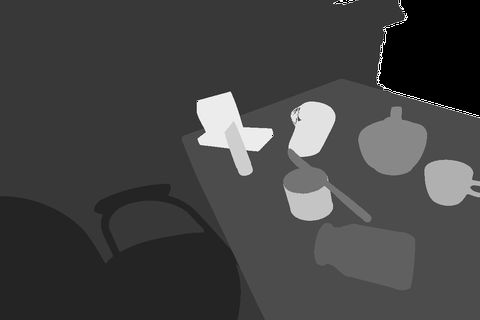
#> input picture ar_visualization/data/ar_12_2_2/mask_img.png, 480 x 320 px
$ python main.py
#> lines starting #> are read from the running program, lines starting #| are printed output that depends on the picture; after the words box and inside, x2 and y2 are one past the last pixel; in counts of white or black regions, pixels touching at a corner belong together
import os
import sys
sys.path.insert(0, '..')

import matplotlib.pyplot as plt
import matplotlib.image as mpimg
import numpy as np
import datetime

from PIL import Image
import cv2

# TODO: define paths
data_path = "data/"
output_path = "output/"
scene = "ar_12_2_2/"

obj_img_path = data_path + scene + "mask_img.png"
depth_gt_img_path = data_path + scene + "depth_gt_img.png"
depth_pred_path = data_path + scene + "depth_pred_img.png"
rgb_img_path = data_path + scene + "rgb_img.png"

logo_path = data_path + "logos/" + "QandA.png"


def print_max_min(image):
    print("Max: " + str(np.max(image)))
    print("Min: " + str(np.min(image)))

def create_naked(show=False):
    """
    create the naked depth image from object mask and depth_gt
    by setting object pixels to max depth in the given depth_gt
    :param show:
    :return:
    """
#> called with show = False
    obj_naked_img = mpimg.imread(obj_img_path)
#> obj_naked_img is the input picture: shape (320, 480) float32; min 0, max 1, mean 0.262
    obj_naked_img = obj_naked_img / np.max(obj_naked_img)
    depth_img = mpimg.imread(depth_gt_img_path)
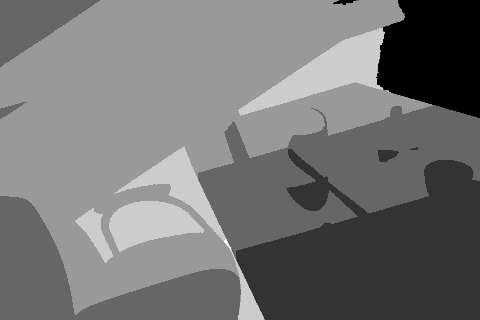
#> input picture ar_visualization/data/ar_12_2_2/depth_gt_img.png, 480 x 320 px
#> depth_img is the input picture: shape (320, 480) float32; min 0, max 0.02, mean 0.0107

    obj_naked_img[obj_naked_img < 0.3] = 0 # background
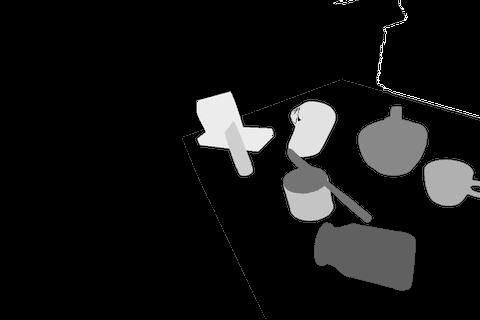
#> obj_naked_img: shape (320, 480) float32; min 0, max 1, mean 0.0775
    obj_naked_img[obj_naked_img > np.max(obj_naked_img) * 0.9] = 1
#> obj_naked_img: shape (320, 480) float32; 1.65% of pixels changed, all inside (x1, y1, x2, y2) = (197, 0, 480, 156)
    obj_naked_img[obj_naked_img != 0] = 1 #objects bitmap
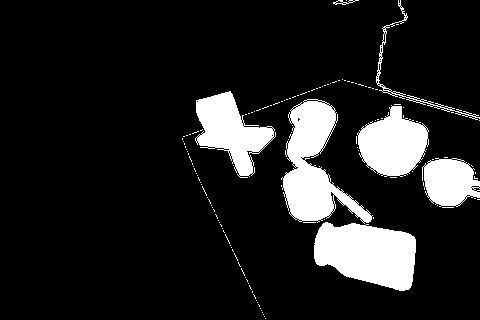
#> obj_naked_img: shape (320, 480) float32; values 0 (black) and 1 (white), 13.1% white; 133 white regions (126 under 20 px), largest, box (x1, y1, x2, y2) and area: (314, 222, 416, 291) 5174, (281, 99, 373, 224) 5112, (195, 91, 276, 178) 3405

    for i in range(obj_naked_img.shape[0]):
        #for j in range(obj_naked_img.shape[1]):
        for j in np.invert(range(obj_naked_img.shape[1])):
            if obj_naked_img[i, j] == 1:
                #depth_img[i, j] = depth_img[i, j-1]
                depth_img[i, j] = depth_img[i, j+1]
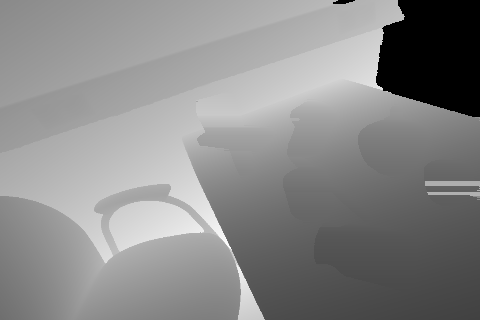
#> depth_img: shape (320, 480) float32; 12.73% of pixels changed, all inside (x1, y1, x2, y2) = (182, 0, 480, 319); drawn with min black and max white
                #TODO: change the fill direction according to the background

    depth_naked_img = depth_img

    if show:
        plt.figure()
        plt.imshow(depth_naked_img)
        plt.title("depth_naked_img")
        plt.show()

    return depth_naked_img

depth_naked_img_cn = create_naked()

def mask_objects(show=False):
#> called with show = True
    obj_img = mpimg.imread(obj_img_path)
    obj_naked_img = depth_naked_img_cn
    objs_mask = (obj_img - obj_naked_img)


    objs_mask[objs_mask < 0.3] = 0 #depends on the segmentation of object mask
    objs_mask[objs_mask > 0] = 1
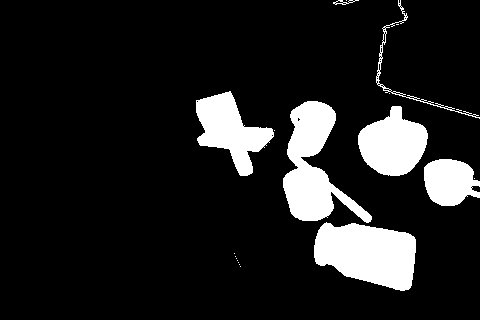
#> objs_mask: shape (320, 480) float32; values 0 (black) and 1 (white), 12.4% white; 19 white regions (12 under 20 px), largest, box (x1, y1, x2, y2) and area: (314, 222, 416, 291) 5130, (283, 101, 372, 223) 4823, (358, 106, 428, 176) 3283

    if show:
        plt.figure()
        plt.imshow(objs_mask)
        plt.title("objs_mask")
        plt.show()

    return objs_mask

# [9 lines left out: function rescale_image, not called in this run]

def ar_mask_init(y_pos, x_pos, logo_pixel_height=100, scale_factor=1.0, show=False):
    """
    bitmap for depth_image with 0 everywhere except where ar object is
    logo_pixel_height: smallest pixel height

    """
    depth_naked_img = depth_naked_img_cn

#> (the run stopped early here; a loop or call above may not have finished)
